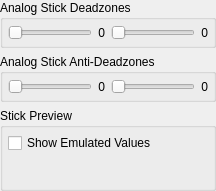
              <widget class="QWidget" name="stick_page">
               <layout class="QVBoxLayout" name="stick_page_layout">
                <property name="leftMargin">
                 <number>0</number>
                </property>
                <property name="topMargin">
                 <number>0</number>
                </property>
                <property name="rightMargin">
                 <number>0</number>
                </property>
                <property name="bottomMargin">
                 <number>0</number>
                </property>
                <item>
                 <widget class="QGroupBox" name="gb_stick_deadzones">
                  <property name="title">
                   <string>Analog Stick Deadzones</string>
                  </property>
                  <layout class="QHBoxLayout" name="gb_stick_deadzones_layout">
                   <property name="leftMargin">
                    <number>5</number>
                   </property>
                   <property name="topMargin">
                    <number>5</number>
                   </property>
                   <property name="rightMargin">
                    <number>5</number>
                   </property>
                   <property name="bottomMargin">
                    <number>5</number>
                   </property>
                   <item>
                    <widget class="QSlider" name="slider_stick_left">
                     <property name="orientation">
                      <enum>Qt::Orientation::Horizontal</enum>
                     </property>
                    </widget>
                   </item>
                   <item>
                    <widget class="QLabel" name="slider_label_stick_left">
                     <property name="text">
                      <string>0</string>
                     </property>
                     <property name="alignment">
                      <set>Qt::AlignmentFlag::AlignRight|Qt::AlignmentFlag::AlignTrailing|Qt::AlignmentFlag::AlignVCenter</set>
                     </property>
                    </widget>
                   </item>
                   <item>
                    <widget class="QSlider" name="slider_stick_right">
                     <property name="orientation">
                      <enum>Qt::Orientation::Horizontal</enum>
                     </property>
                    </widget>
                   </item>
                   <item>
                    <widget class="QLabel" name="slider_label_stick_right">
                     <property name="text">
                      <string>0</string>
                     </property>
                     <property name="alignment">
                      <set>Qt::AlignmentFlag::AlignRight|Qt::AlignmentFlag::AlignTrailing|Qt::AlignmentFlag::AlignVCenter</set>
                     </property>
                    </widget>
                   </item>
                  </layout>
                 </widget>
                </item>
                <item>
                 <widget class="QGroupBox" name="gb_stick_anti_deadzones">
                  <property name="title">
                   <string>Analog Stick Anti-Deadzones</string>
                  </property>
                  <layout class="QHBoxLayout" name="gb_stick_anti_deadzones_layout">
                   <property name="leftMargin">
                    <number>5</number>
                   </property>
                   <property name="topMargin">
                    <number>5</number>
                   </property>
                   <property name="rightMargin">
                    <number>5</number>
                   </property>
                   <property name="bottomMargin">
                    <number>5</number>
                   </property>
                   <item>
                    <widget class="QSlider" name="anti_deadzone_slider_stick_left">
                     <property name="orientation">
                      <enum>Qt::Orientation::Horizontal</enum>
                     </property>
                    </widget>
                   </item>
                   <item>
                    <widget class="QLabel" name="anti_deadzone_slider_label_stick_left">
                     <property name="text">
                      <string>0</string>
                     </property>
                     <property name="alignment">
                      <set>Qt::AlignmentFlag::AlignRight|Qt::AlignmentFlag::AlignTrailing|Qt::AlignmentFlag::AlignVCenter</set>
                     </property>
                    </widget>
                   </item>
                   <item>
                    <widget class="QSlider" name="anti_deadzone_slider_stick_right">
                     <property name="orientation">
                      <enum>Qt::Orientation::Horizontal</enum>
                     </property>
                    </widget>
                   </item>
                   <item>
                    <widget class="QLabel" name="anti_deadzone_slider_label_stick_right">
                     <property name="text">
                      <string>0</string>
                     </property>
                     <property name="alignment">
                      <set>Qt::AlignmentFlag::AlignRight|Qt::AlignmentFlag::AlignTrailing|Qt::AlignmentFlag::AlignVCenter</set>
                     </property>
                    </widget>
                   </item>
                  </layout>
                 </widget>
                </item>
                <item>
                 <widget class="QGroupBox" name="gb_stick_preview">
                  <property name="title">
                   <string>Stick Preview</string>
                  </property>
                  <layout class="QVBoxLayout" name="gb_stick_preview_layout">
                   <property name="leftMargin">
                    <number>5</number>
                   </property>
                   <property name="topMargin">
                    <number>5</number>
                   </property>
                   <property name="rightMargin">
                    <number>5</number>
                   </property>
                   <property name="bottomMargin">
                    <number>5</number>
                   </property>
                   <item>
                    <widget class="QCheckBox" name="chb_show_emulated_values">
                     <property name="text">
                      <string>Show Emulated Values</string>
                     </property>
                    </widget>
                   </item>
                   <item>
                    <layout class="QHBoxLayout" name="gb_stick_previews_layout">
                     <property name="leftMargin">
                      <number>5</number>
                     </property>
                     <property name="topMargin">
                      <number>5</number>
                     </property>
                     <property name="rightMargin">
                      <number>5</number>
                     </property>
                     <property name="bottomMargin">
                      <number>5</number>
                     </property>
                     <item>
                      <widget class="QLabel" name="preview_stick_left">
                       <property name="text">
                        <string/>
                       </property>
                       <property name="alignment">
                        <set>Qt::AlignmentFlag::AlignCenter</set>
                       </property>
                      </widget>
                     </item>
                     <item>
                      <widget class="QLabel" name="preview_stick_right">
                       <property name="text">
                        <string/>
                       </property>
                       <property name="alignment">
                        <set>Qt::AlignmentFlag::AlignCenter</set>
                       </property>
                      </widget>
                     </item>
                    </layout>
                   </item>
                  </layout>
                 </widget>
                </item>
               </layout>
              </widget>
